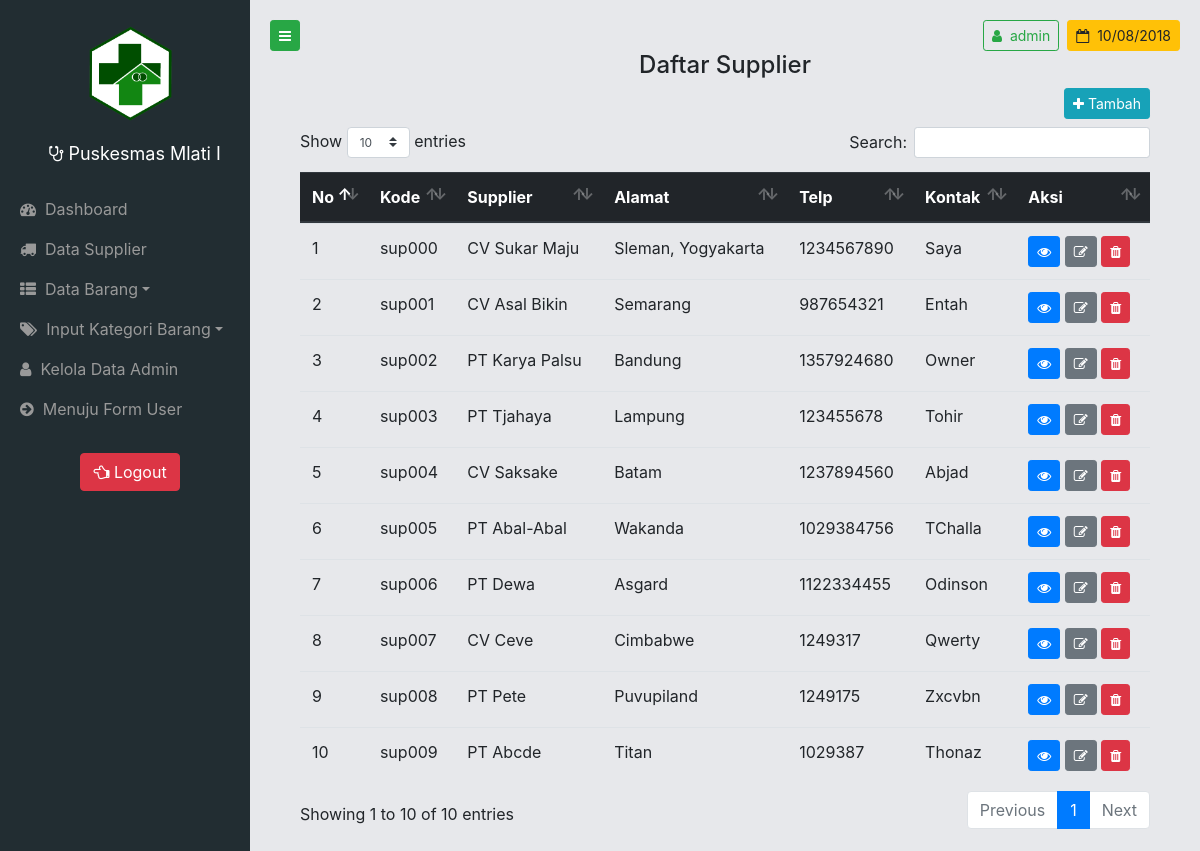
/page/admin/index.php?page=supplier (signed in), run on the app's committed database.
### tables this page shows
CREATE TABLE `supplier` (
  `kodesup` varchar(10) NOT NULL,
  `namasup` varchar(50) NOT NULL,
  `alamat` varchar(100) NOT NULL,
  `telp` int(15) NOT NULL,
  `kontak` varchar(30) NOT NULL,
  `ket` varchar(1000) DEFAULT NULL
);

### page/admin/supplier.php (the view, shortened to what this page needs)
<?php
$sql = 'SELECT * FROM supplier WHERE kodesup!="-";';
$query = mysqli_query($con, $sql);
?>
<center>
	<h4>Daftar Supplier</h4>
</center>
<div class="container-fluid mb-auto">
	<button type="button" class="btn btn-info btn-sm mb-2 float-right" onclick="showmodalsup();" data-toggle="tooltip" data-placement="left" title="Tambah Data">
		<i class="fa fa-plus"></i>&nbsp;Tambah
	</button>
	<div class="table-responsive">
		<table class="table table-hover" id="tabsup">
			<thead class="thead-dark">
				<tr>
					<th>No</th>
					<th>Kode</th>
					<th>Supplier</th>
					<th>Alamat</th>
					<th>Telp</th>
					<th>Kontak</th>
					<th>Aksi</th>
				</tr>
			</thead>
			<tbody>
				<?php
				$i = 1;
				while ($value = mysqli_fetch_row($query)) {
				?>
				<tr>
					<td><?php echo $i; ?></td>
					<td><?php echo $value[0] ?></td>
					<td><?php echo $value[1] ?></td>
					<td><?php echo $value[2] ?></td>
					<td><?php echo $value[3] ?></td>
					<td><?php echo $value[4] ?></td>
					<td>
						<button type="button" class="btn btn-primary btn-sm" onclick="showmodaldet('<?php echo $value[0]; ?>','<?php echo $value[1]; ?>','<?php echo $value[2]; ?>',<?php echo $value[3]; ?>,'<?php echo $value[4]; ?>','<?php echo $value[5]; ?>');" data-toggle="tooltip" data-placement="top" title="Detail Supplier">
							<i class="fa fa-eye"></i>
						</button>
						<button type="button" class="btn btn-secondary btn-sm" onclick="showmodaledt('<?php echo $value[0]; ?>','<?php echo $value[1]; ?>','<?php echo $value[2]; ?>',<?php echo $value[3]; ?>,'<?php echo $value[4]; ?>','<?php echo $value[5]; ?>');" data-toggle="tooltip" data-placement="top" title="Edit Data Supplier">
							<i class="fa fa-edit"></i>
						</button>
						<button type="button" class="btn btn-danger btn-sm" onclick="showmodaldel('<?php echo $value[0]; ?>','<?php echo $value[1]; ?>');" data-toggle="tooltip" data-placement="top" title="Hapus Data Supplier">
							<i class="fa fa-trash"></i>
						</button>
					</td>
				</tr>
				<?php
				$i++;
				}
				?>
			</tbody>
		</table>
	</div>
</div>

### assets/css/simple-sidebar.css (style rules this page uses)
body { overflow-x: hidden; }

### data on the page
supplier: kodesup "sup000", namasup "CV Sukar Maju", alamat "Sleman, Yogyakarta", telp "1234567890", kontak "Saya"
supplier: kodesup "sup001", namasup "CV Asal Bikin", alamat "Semarang", telp "987654321", kontak "Entah"
supplier: kodesup "sup002", namasup "PT Karya Palsu", alamat "Bandung", telp "1357924680", kontak "Owner"
supplier: kodesup "sup003", namasup "PT Tjahaya", alamat "Lampung", telp "123455678", kontak "Tohir"
supplier: kodesup "sup004", namasup "CV Saksake", alamat "Batam", telp "1237894560", kontak "Abjad"
supplier: kodesup "sup005", namasup "PT Abal-Abal", alamat "Wakanda", telp "1029384756", kontak "TChalla"
supplier: kodesup "sup006", namasup "PT Dewa", alamat "Asgard", telp "1122334455", kontak "Odinson"
supplier: kodesup "sup007", namasup "CV Ceve", alamat "Cimbabwe", telp "1249317", kontak "Qwerty"
supplier: kodesup "sup008", namasup "PT Pete", alamat "Puvupiland", telp "1249175", kontak "Zxcvbn"
supplier: kodesup "sup009", namasup "PT Abcde", alamat "Titan", telp "1029387", kontak "Thonaz"

### other printed values
$_SESSION['id'] "admin"
